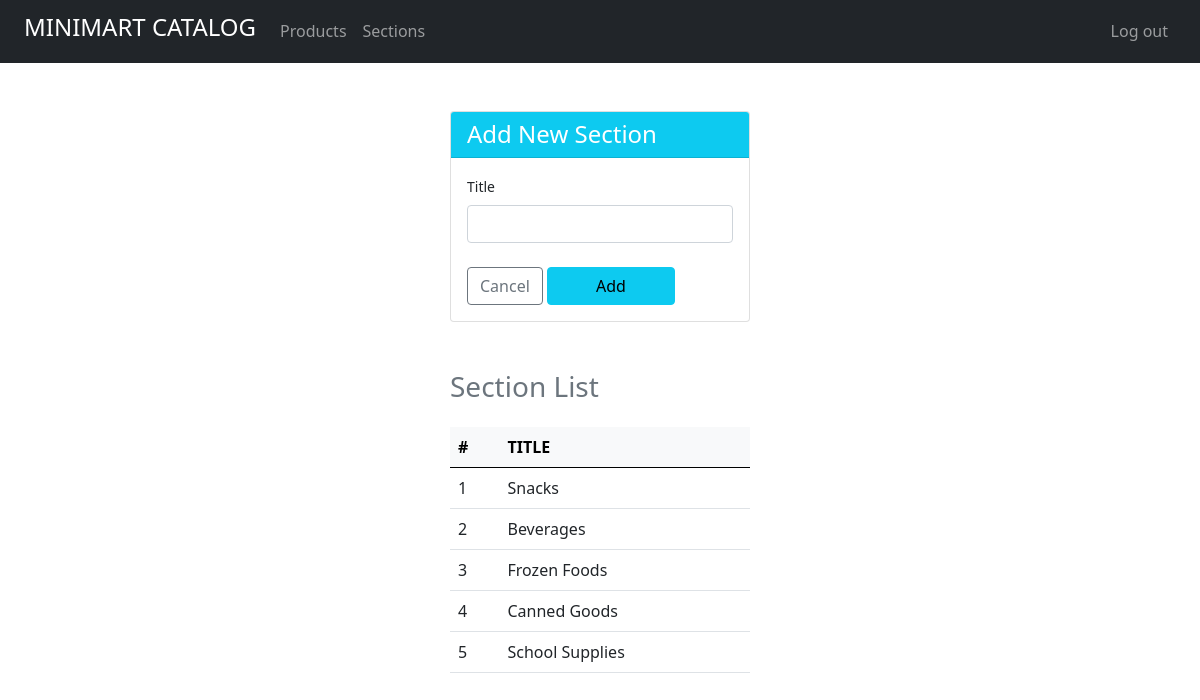
Screenshot of /sections.php with the database file from the repository.
### tables this page shows
CREATE TABLE `sections` (
  `id` int(11) NOT NULL,
  `title` varchar(100) NOT NULL
);

### sections.php (the view, shortened to what this page needs)
<?php
function getAllSections(){
    $conn = connection();
    $sql = "SELECT * FROM sections";
    if($result = $conn->query($sql)){
        return $result;
    } else {
        die("Error retrieving all sections: " . $conn->error);
    }
}
?>
<!doctype html>
<html lang="en">
    <head>
        <link rel="stylesheet" href="https://cdn.jsdelivr.net/npm/bootstrap@5.0.2/dist/css/bootstrap.min.css">
    </head>
    <body>
        <?php
        include "main-nav.php";
        ?>
        <main class="py-5">
            <div class="card w-25 mx-auto mb-5">
                <div class="card-header bg-info text-white">
                    <h2 class="card-title h4 mb-0">Add New Section</h2>
                </div>
                <div class="card-body">
                    <form action="" method="post">
                        <label for="title" class="form-label small">Title</label>
                        <input type="text" name="title" id="title" class="form-control mb-4" required autofocus>
                        <a href="products.php" class="btn btn-outline-secondary">Cancel</a>
                        <button type="submit" class="btn btn-info px-5" name="btn_add">Add</button>
                    </form>
                </div>
            </div>
            <div class="w-25 mx-auto">
                <h2 class="h3 text-muted">Section List</h2>
                <table class="table table-hover mt-4">
                    <thead class="table-light">
                        <tr>
                            <th>#</th>
                            <th>TITLE</th>
                        </tr>
                    </thead>
                    <tbody>
                        <?php
                        $sections_result = getAllSections();
                        while($sections_row = $sections_result->fetch_assoc()){
                        ?>
                        <tr>
                            <td><?= $sections_row['id'] ?></td>
                            <td><?= $sections_row['title'] ?></td>
                        </tr>
                        <?php
                        }
                        ?>
                    </tbody>
                </table>
            </div>
        </main>
    </body>
</html>

### rows the page displays
sections: id "1", title "Snacks"
sections: id "2", title "Beverages"
sections: id "3", title "Frozen Foods"
sections: id "4", title "Canned Goods"
sections: id "5", title "School Supplies"
